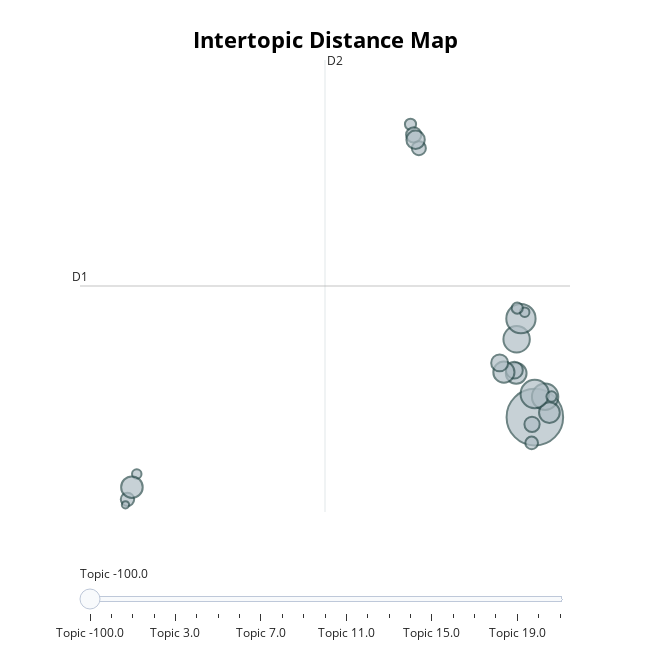

The code cell stored with this chart in its notebook:
### Code cell
manual_subset_copy3 = manual_subset_copy2.copy(deep=True)
ordered_topics, NB = update_clustering(manual_subset_copy3, topic_model, NB, subset=manual_idxs)
topic_model.visualize_topics()

### Figure 1 — Plotly figure (JSON) as saved in the notebook; plotly's stock layout.template omitted (floating-point values rounded to 4 significant figures)
{"data": [{"customdata": [[-100, "with | filament | 3d | for | feet", 179], [0, "fit | fdm | toughness | jayo | material", 10], [1, "amazon | basics | kg | abs | spool", 39], [2, "white | pla | spool | mm | accuracy", 24], [3, "silk | 200g | nylon | gizmo | dorks", 7], [4, "jayo | vivid | 650gx4 | bundles | blackgreypinkyellow", 3], [5, "petg | spool | kg | amazon | basics", 24], [6, "pen | drawing | of | abs | refills", 13], [7, "pla | filament | plus | 3d | printer", 45], [8, "mm | dimensional | accuracy | 175 | 22", 39], [9, "silk | shiny | silky | gold | metallic", 13], [10, "22 | lbs | accuracy | pla | 10kg", 48], [11, "wood | tecbears | of | 002 | kg", 16], [12, "studioline | justpla | printers | pink | justabs", 5], [13, "amolen | filamentpla | 1kg22lbs | filament | filamentsilk", 11], [14, "made | usa | in | argos | the", 7], [15, "silk | rainbow | color | pla | material", 19], [16, "3d | printing | printer | bundle | high", 25], [17, "overture | most | 200mm | fdm | fit", 5], [18, "octave | abs | printers | for | spool", 6], [19, "most | fdm | fit | 22lbs | pla", 26], [20, "glue | for | large | use | bed", 16], [21, "tpu | cardboard | lk4 | case | justmaker", 9]], "hovertemplate": "<b>Topic %{customdata[0]}</b><br>%{customdata[1]}<br>Size: %{customdata[2]}", "legendgroup": "", "marker": {"color": "#B0BEC5", "line": {"color": "DarkSlateGrey", "width": 2}, "size": [179, 10, 39, 24, 7, 3, 24, 13, 45, 39, 13, 48, 16, 5, 11, 7, 19, 25, 5, 6, 26, 16, 9], "sizemode": "area", "sizeref": 0.1119, "symbol": "circle"}, "mode": "markers", "name": "", "orientation": "v", "showlegend": false, "type": "scatter", "x": [7.039, -19.97, 7.718, 5.801, -1.207, -20.11, 8.002, 6.851, 7.03, 5.829, -0.9946, 6.116, 5.678, 6.367, -0.6525, 5.871, -0.8708, 4.986, -19.36, 8.146, -19.68, 4.703, 6.826], "xaxis": "x", "y": [3.287, 1.294, 3.782, 4.347, 10.38, 1.162, 3.398, 3.113, 3.847, 5.174, 10.13, 5.674, 4.426, 5.83, 9.804, 5.93, 10.01, 4.377, 1.91, 3.786, 1.589, 4.601, 2.662], "yaxis": "y"}], "layout": {"annotations": [{"showarrow": false, "text": "D1", "x": -23.12, "y": 6.464, "yshift": 10}, {"showarrow": false, "text": "D2", "x": -6.877, "xshift": 10, "y": 11.94}], "height": 650, "hoverlabel": {"bgcolor": "white", "font": {"family": "Rockwell", "size": 16}}, "legend": {"itemsizing": "constant", "tracegroupgap": 0}, "margin": {"t": 60}, "shapes": [{"line": {"color": "#CFD8DC", "width": 2}, "type": "line", "x0": -6.877, "x1": -6.877, "y0": 0.9879, "y1": 11.94}, {"line": {"color": "#9E9E9E", "width": 2}, "type": "line", "x0": -23.12, "x1": 9.368, "y0": 6.464, "y1": 6.464}], "sliders": [{"active": 0, "pad": {"t": 50}, "steps": [{"args": [{"marker.color": [["red", "#B0BEC5", "#B0BEC5", "#B0BEC5", "#B0BEC5", "#B0BEC5", "#B0BEC5", "#B0BEC5", "#B0BEC5", "#B0BEC5", "#B0BEC5", "#B0BEC5", "#B0BEC5", "#B0BEC5", "#B0BEC5", "#B0BEC5", "#B0BEC5", "#B0BEC5", "#B0BEC5", "#B0BEC5", "#B0BEC5", "#B0BEC5", "#B0BEC5"]]}], "label": "Topic -100.0", "method": "update"}, {"args": [{"marker.color": [["#B0BEC5", "red", "#B0BEC5", "#B0BEC5", "#B0BEC5", "#B0BEC5", "#B0BEC5", "#B0BEC5", "#B0BEC5", "#B0BEC5", "#B0BEC5", "#B0BEC5", "#B0BEC5", "#B0BEC5", "#B0BEC5", "#B0BEC5", "#B0BEC5", "#B0BEC5", "#B0BEC5", "#B0BEC5", "#B0BEC5", "#B0BEC5", "#B0BEC5"]]}], "label": "Topic 0.0", "method": "update"}, {"args": [{"marker.color": [["#B0BEC5", "#B0BEC5", "red", "#B0BEC5", "#B0BEC5", "#B0BEC5", "#B0BEC5", "#B0BEC5", "#B0BEC5", "#B0BEC5", "#B0BEC5", "#B0BEC5", "#B0BEC5", "#B0BEC5", "#B0BEC5", "#B0BEC5", "#B0BEC5", "#B0BEC5", "#B0BEC5", "#B0BEC5", "#B0BEC5", "#B0BEC5", "#B0BEC5"]]}], "label": "Topic 1.0", "method": "update"}, {"args": [{"marker.color": [["#B0BEC5", "#B0BEC5", "#B0BEC5", "red", "#B0BEC5", "#B0BEC5", "#B0BEC5", "#B0BEC5", "#B0BEC5", "#B0BEC5", "#B0BEC5", "#B0BEC5", "#B0BEC5", "#B0BEC5", "#B0BEC5", "#B0BEC5", "#B0BEC5", "#B0BEC5", "#B0BEC5", "#B0BEC5", "#B0BEC5", "#B0BEC5", "#B0BEC5"]]}], "label": "Topic 2.0", "method": "update"}, {"args": [{"marker.color": [["#B0BEC5", "#B0BEC5", "#B0BEC5", "#B0BEC5", "red", "#B0BEC5", "#B0BEC5", "#B0BEC5", "#B0BEC5", "#B0BEC5", "#B0BEC5", "#B0BEC5", "#B0BEC5", "#B0BEC5", "#B0BEC5", "#B0BEC5", "#B0BEC5", "#B0BEC5", "#B0BEC5", "#B0BEC5", "#B0BEC5", "#B0BEC5", "#B0BEC5"]]}], "label": "Topic 3.0", "method": "update"}, {"args": [{"marker.color": [["#B0BEC5", "#B0BEC5", "#B0BEC5", "#B0BEC5", "#B0BEC5", "red", "#B0BEC5", "#B0BEC5", "#B0BEC5", "#B0BEC5", "#B0BEC5", "#B0BEC5", "#B0BEC5", "#B0BEC5", "#B0BEC5", "#B0BEC5", "#B0BEC5", "#B0BEC5", "#B0BEC5", "#B0BEC5", "#B0BEC5", "#B0BEC5", "#B0BEC5"]]}], "label": "Topic 4.0", "method": "update"}, {"args": [{"marker.color": [["#B0BEC5", "#B0BEC5", "#B0BEC5", "#B0BEC5", "#B0BEC5", "#B0BEC5", "red", "#B0BEC5", "#B0BEC5", "#B0BEC5", "#B0BEC5", "#B0BEC5", "#B0BEC5", "#B0BEC5", "#B0BEC5", "#B0BEC5", "#B0BEC5", "#B0BEC5", "#B0BEC5", "#B0BEC5", "#B0BEC5", "#B0BEC5", "#B0BEC5"]]}], "label": "Topic 5.0", "method": "update"}, {"args": [{"marker.color": [["#B0BEC5", "#B0BEC5", "#B0BEC5", "#B0BEC5", "#B0BEC5", "#B0BEC5", "#B0BEC5", "red", "#B0BEC5", "#B0BEC5", "#B0BEC5", "#B0BEC5", "#B0BEC5", "#B0BEC5", "#B0BEC5", "#B0BEC5", "#B0BEC5", "#B0BEC5", "#B0BEC5", "#B0BEC5", "#B0BEC5", "#B0BEC5", "#B0BEC5"]]}], "label": "Topic 6.0", "method": "update"}, {"args": [{"marker.color": [["#B0BEC5", "#B0BEC5", "#B0BEC5", "#B0BEC5", "#B0BEC5", "#B0BEC5", "#B0BEC5", "#B0BEC5", "red", "#B0BEC5", "#B0BEC5", "#B0BEC5", "#B0BEC5", "#B0BEC5", "#B0BEC5", "#B0BEC5", "#B0BEC5", "#B0BEC5", "#B0BEC5", "#B0BEC5", "#B0BEC5", "#B0BEC5", "#B0BEC5"]]}], "label": "Topic 7.0", "method": "update"}, {"args": [{"marker.color": [["#B0BEC5", "#B0BEC5", "#B0BEC5", "#B0BEC5", "#B0BEC5", "#B0BEC5", "#B0BEC5", "#B0BEC5", "#B0BEC5", "red", "#B0BEC5", "#B0BEC5", "#B0BEC5", "#B0BEC5", "#B0BEC5", "#B0BEC5", "#B0BEC5", "#B0BEC5", "#B0BEC5", "#B0BEC5", "#B0BEC5", "#B0BEC5", "#B0BEC5"]]}], "label": "Topic 8.0", "method": "update"}, {"args": [{"marker.color": [["#B0BEC5", "#B0BEC5", "#B0BEC5", "#B0BEC5", "#B0BEC5", "#B0BEC5", "#B0BEC5", "#B0BEC5", "#B0BEC5", "#B0BEC5", "red", "#B0BEC5", "#B0BEC5", "#B0BEC5", "#B0BEC5", "#B0BEC5", "#B0BEC5", "#B0BEC5", "#B0BEC5", "#B0BEC5", "#B0BEC5", "#B0BEC5", "#B0BEC5"]]}], "label": "Topic 9.0", "method": "update"}, {"args": [{"marker.color": [["#B0BEC5", "#B0BEC5", "#B0BEC5", "#B0BEC5", "#B0BEC5", "#B0BEC5", "#B0BEC5", "#B0BEC5", "#B0BEC5", "#B0BEC5", "#B0BEC5", "red", "#B0BEC5", "#B0BEC5", "#B0BEC5", "#B0BEC5", "#B0BEC5", "#B0BEC5", "#B0BEC5", "#B0BEC5", "#B0BEC5", "#B0BEC5", "#B0BEC5"]]}], "label": "Topic 10.0", "method": "update"}, {"args": [{"marker.color": [["#B0BEC5", "#B0BEC5", "#B0BEC5", "#B0BEC5", "#B0BEC5", "#B0BEC5", "#B0BEC5", "#B0BEC5", "#B0BEC5", "#B0BEC5", "#B0BEC5", "#B0BEC5", "red", "#B0BEC5", "#B0BEC5", "#B0BEC5", "#B0BEC5", "#B0BEC5", "#B0BEC5", "#B0BEC5", "#B0BEC5", "#B0BEC5", "#B0BEC5"]]}], "label": "Topic 11.0", "method": "update"}, {"args": [{"marker.color": [["#B0BEC5", "#B0BEC5", "#B0BEC5", "#B0BEC5", "#B0BEC5", "#B0BEC5", "#B0BEC5", "#B0BEC5", "#B0BEC5", "#B0BEC5", "#B0BEC5", "#B0BEC5", "#B0BEC5", "red", "#B0BEC5", "#B0BEC5", "#B0BEC5", "#B0BEC5", "#B0BEC5", "#B0BEC5", "#B0BEC5", "#B0BEC5", "#B0BEC5"]]}], "label": "Topic 12.0", "method": "update"}, {"args": [{"marker.color": [["#B0BEC5", "#B0BEC5", "#B0BEC5", "#B0BEC5", "#B0BEC5", "#B0BEC5", "#B0BEC5", "#B0BEC5", "#B0BEC5", "#B0BEC5", "#B0BEC5", "#B0BEC5", "#B0BEC5", "#B0BEC5", "red", "#B0BEC5", "#B0BEC5", "#B0BEC5", "#B0BEC5", "#B0BEC5", "#B0BEC5", "#B0BEC5", "#B0BEC5"]]}], "label": "Topic 13.0", "method": "update"}, {"args": [{"marker.color": [["#B0BEC5", "#B0BEC5", "#B0BEC5", "#B0BEC5", "#B0BEC5", "#B0BEC5", "#B0BEC5", "#B0BEC5", "#B0BEC5", "#B0BEC5", "#B0BEC5", "#B0BEC5", "#B0BEC5", "#B0BEC5", "#B0BEC5", "red", "#B0BEC5", "#B0BEC5", "#B0BEC5", "#B0BEC5", "#B0BEC5", "#B0BEC5", "#B0BEC5"]]}], "label": "Topic 14.0", "method": "update"}, {"args": [{"marker.color": [["#B0BEC5", "#B0BEC5", "#B0BEC5", "#B0BEC5", "#B0BEC5", "#B0BEC5", "#B0BEC5", "#B0BEC5", "#B0BEC5", "#B0BEC5", "#B0BEC5", "#B0BEC5", "#B0BEC5", "#B0BEC5", "#B0BEC5", "#B0BEC5", "red", "#B0BEC5", "#B0BEC5", "#B0BEC5", "#B0BEC5", "#B0BEC5", "#B0BEC5"]]}], "label": "Topic 15.0", "method": "update"}, {"args": [{"marker.color": [["#B0BEC5", "#B0BEC5", "#B0BEC5", "#B0BEC5", "#B0BEC5", "#B0BEC5", "#B0BEC5", "#B0BEC5", "#B0BEC5", "#B0BEC5", "#B0BEC5", "#B0BEC5", "#B0BEC5", "#B0BEC5", "#B0BEC5", "#B0BEC5", "#B0BEC5", "red", "#B0BEC5", "#B0BEC5", "#B0BEC5", "#B0BEC5", "#B0BEC5"]]}], "label": "Topic 16.0", "method": "update"}, {"args": [{"marker.color": [["#B0BEC5", "#B0BEC5", "#B0BEC5", "#B0BEC5", "#B0BEC5", "#B0BEC5", "#B0BEC5", "#B0BEC5", "#B0BEC5", "#B0BEC5", "#B0BEC5", "#B0BEC5", "#B0BEC5", "#B0BEC5", "#B0BEC5", "#B0BEC5", "#B0BEC5", "#B0BEC5", "red", "#B0BEC5", "#B0BEC5", "#B0BEC5", "#B0BEC5"]]}], "label": "Topic 17.0", "method": "update"}, {"args": [{"marker.color": [["#B0BEC5", "#B0BEC5", "#B0BEC5", "#B0BEC5", "#B0BEC5", "#B0BEC5", "#B0BEC5", "#B0BEC5", "#B0BEC5", "#B0BEC5", "#B0BEC5", "#B0BEC5", "#B0BEC5", "#B0BEC5", "#B0BEC5", "#B0BEC5", "#B0BEC5", "#B0BEC5", "#B0BEC5", "red", "#B0BEC5", "#B0BEC5", "#B0BEC5"]]}], "label": "Topic 18.0", "method": "update"}, {"args": [{"marker.color": [["#B0BEC5", "#B0BEC5", "#B0BEC5", "#B0BEC5", "#B0BEC5", "#B0BEC5", "#B0BEC5", "#B0BEC5", "#B0BEC5", "#B0BEC5", "#B0BEC5", "#B0BEC5", "#B0BEC5", "#B0BEC5", "#B0BEC5", "#B0BEC5", "#B0BEC5", "#B0BEC5", "#B0BEC5", "#B0BEC5", "red", "#B0BEC5", "#B0BEC5"]]}], "label": "Topic 19.0", "method": "update"}, {"args": [{"marker.color": [["#B0BEC5", "#B0BEC5", "#B0BEC5", "#B0BEC5", "#B0BEC5", "#B0BEC5", "#B0BEC5", "#B0BEC5", "#B0BEC5", "#B0BEC5", "#B0BEC5", "#B0BEC5", "#B0BEC5", "#B0BEC5", "#B0BEC5", "#B0BEC5", "#B0BEC5", "#B0BEC5", "#B0BEC5", "#B0BEC5", "#B0BEC5", "red", "#B0BEC5"]]}], "label": "Topic 20.0", "method": "update"}, {"args": [{"marker.color": [["#B0BEC5", "#B0BEC5", "#B0BEC5", "#B0BEC5", "#B0BEC5", "#B0BEC5", "#B0BEC5", "#B0BEC5", "#B0BEC5", "#B0BEC5", "#B0BEC5", "#B0BEC5", "#B0BEC5", "#B0BEC5", "#B0BEC5", "#B0BEC5", "#B0BEC5", "#B0BEC5", "#B0BEC5", "#B0BEC5", "#B0BEC5", "#B0BEC5", "red"]]}], "label": "Topic 21.0", "method": "update"}]}], "title": {"font": {"color": "Black", "size": 22}, "text": "<b>Intertopic Distance Map</b>", "x": 0.5, "xanchor": "center", "y": 0.95, "yanchor": "top"}, "width": 650, "xaxis": {"anchor": "y", "domain": [0, 1], "range": [-23.12, 9.368], "title": {"text": ""}, "visible": false}, "yaxis": {"anchor": "x", "domain": [0, 1], "range": [0.9879, 11.94], "title": {"text": ""}, "visible": false}}}
